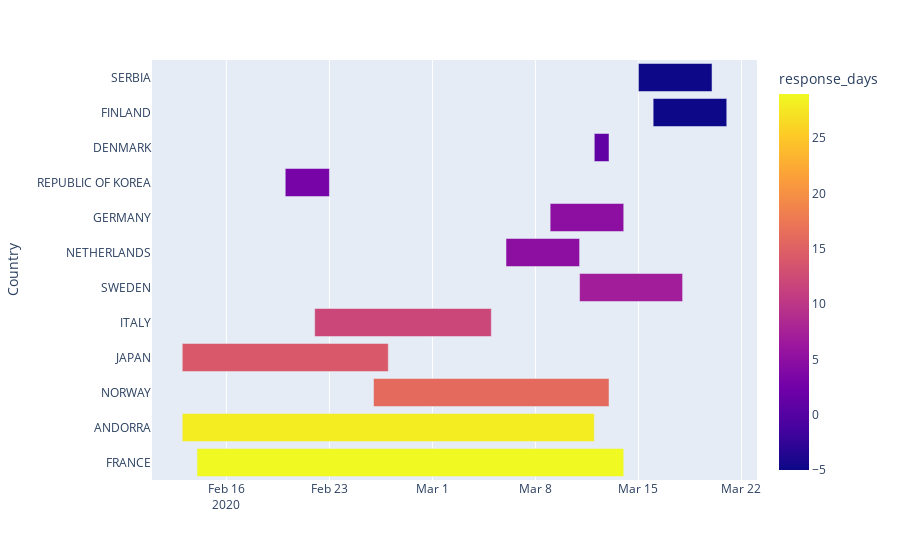

The notebook cell saved with this chart:
### Code cell
import plotly.express as px
fig = px.timeline(interventions.iloc[:,[1,2,7]], color = 'response_days', x_start="1st death", x_end="School closure", y= interventions.index)
fig.update_yaxes(autorange="reversed") # otherwise tasks are listed from the bottom up
fig.show()

### Figure 1 — Plotly figure (JSON) as saved in the notebook; plotly's stock layout.template omitted (floating-point values rounded to 4 significant figures)
{"data": [{"alignmentgroup": "True", "base": ["2020-03-20T00:00:00", "2020-03-21T00:00:00", "2020-03-12T00:00:00", "2020-02-20T00:00:00", "2020-03-09T00:00:00", "2020-03-06T00:00:00", "2020-03-11T00:00:00", "2020-02-22T00:00:00", "2020-02-13T00:00:00", "2020-02-26T00:00:00", "2020-02-13T00:00:00", "2020-02-14T00:00:00"], "hovertemplate": "1st death=%{base}<br>School closure=%{x}<br>Country=%{y}<br>response_days=%{marker.color}<extra></extra>", "legendgroup": "", "marker": {"color": [-5, -5, 1, 3, 5, 5, 7, 12, 14, 16, 28, 29], "coloraxis": "coloraxis", "pattern": {"shape": ""}}, "name": "", "offsetgroup": "", "orientation": "h", "showlegend": false, "textposition": "auto", "type": "bar", "x": [-432000000, -432000000, 86400000, 259200000, 432000000, 432000000, 604800000, 1036800000, 1209600000, 1382400000, 2419200000, 2505600000], "xaxis": "x", "y": ["SERBIA", "FINLAND", "DENMARK", "REPUBLIC OF KOREA", "GERMANY", "NETHERLANDS", "SWEDEN", "ITALY", "JAPAN", "NORWAY", "ANDORRA", "FRANCE"], "yaxis": "y"}], "layout": {"barmode": "overlay", "coloraxis": {"colorbar": {"title": {"text": "response_days"}}, "colorscale": [[0, "#0d0887"], [0.1111, "#46039f"], [0.2222, "#7201a8"], [0.3333, "#9c179e"], [0.4444, "#bd3786"], [0.5556, "#d8576b"], [0.6667, "#ed7953"], [0.7778, "#fb9f3a"], [0.8889, "#fdca26"], [1, "#f0f921"]]}, "legend": {"tracegroupgap": 0}, "margin": {"t": 60}, "xaxis": {"anchor": "y", "domain": [0, 1], "type": "date"}, "yaxis": {"anchor": "x", "autorange": "reversed", "domain": [0, 1], "title": {"text": "Country"}}}}
